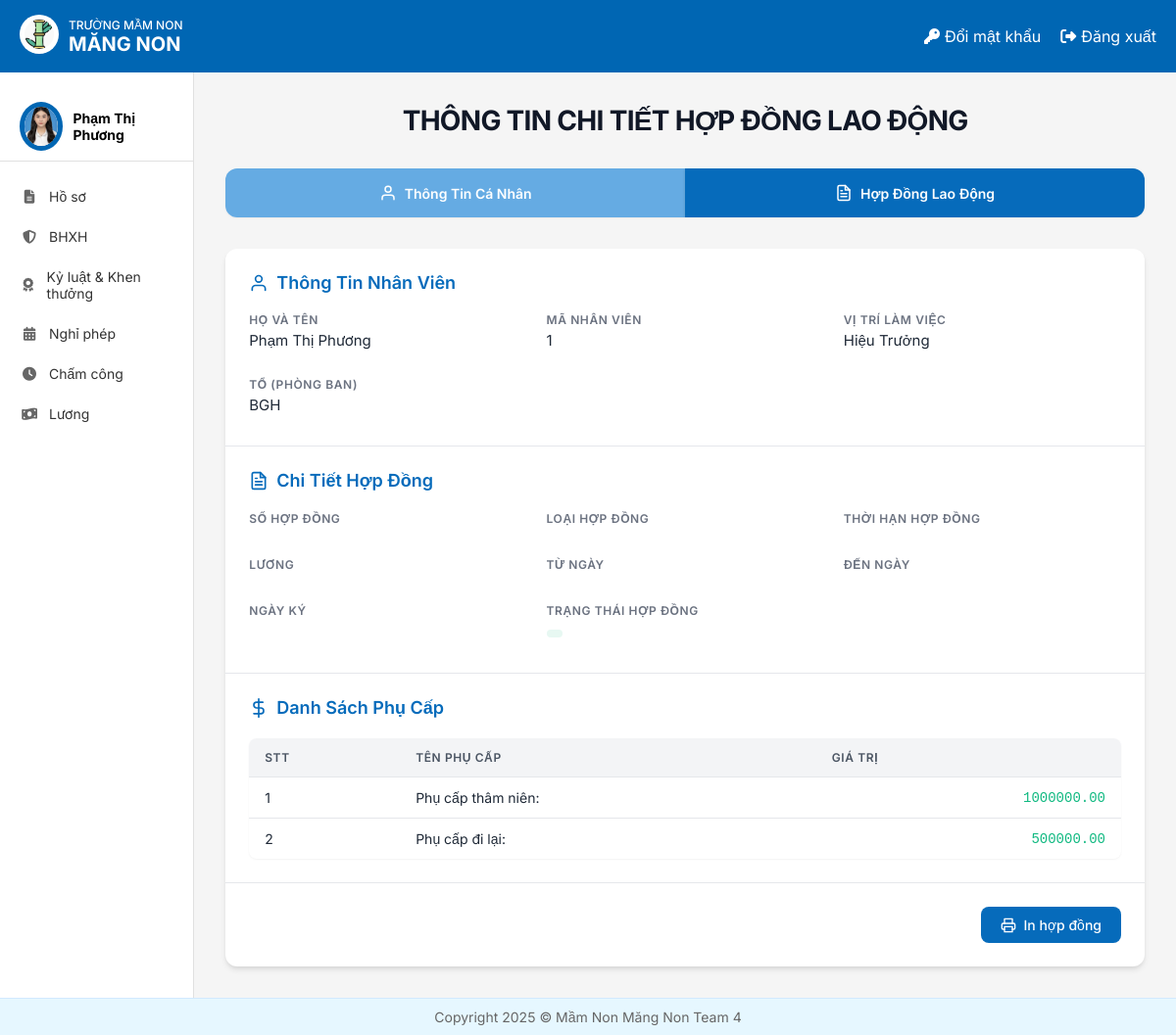
The page /nvhosochitietHDLD/ (signed in) on the database its author committed.
### HOME/models.py (models this page shows, shortened)
class NhanVien(models.Model):
 user = models.OneToOneField(User, on_delete=models.CASCADE, unique=True, null=False, related_name='nhanvien_home')
 ten_nv = models.CharField(max_length=100)
 anh_ca_nhan = models.ImageField(upload_to='nhanvien/', null=True, blank=True)
 gioi_tinh = models.CharField(max_length=10, choices=[('2', 'Nam'), ('1', 'Nữ')],default='1')
 ngay_sinh = models.DateField(null=True)
 vi_tri_cong_viec = models.CharField(max_length=100, blank=True, null=True)
 to_phong_ban = models.CharField(max_length=50, choices=TO_PHONG_BAN_CHOICES)
 trinh_do_hoc_van = models.CharField(max_length=50, choices=TRINH_DO_HOC_VAN_CHOICES)
 chuyen_nganh = models.CharField(max_length=100, null=True)
 noi_dao_tao = models.CharField(max_length=100)
 nam_tn = models.IntegerField(null=True)
 ngay_cap = models.DateField(null=True)
 noi_cap = models.CharField(max_length=100)
 dia_chi_tam_tru = models.TextField(null=True)
 chuc_vu = models.CharField(max_length=150, null=True)
 so_dien_thoai = models.CharField(
     max_length=10,
     unique=True)
 email = models.EmailField(unique=True, max_length=50, null=True)
 so_cccd = models.CharField(
     max_length=12,
     unique=True
 )
 phu_caps = models.ManyToManyField(PhuCap, through='PhuCapNhanVien',blank=True)
 class Meta:
     db_table = 'HOME_nhanvien'

class PhuCapNhanVien(models.Model):
   nhan_vien = models.ForeignKey(NhanVien, on_delete=models.CASCADE)
   phu_cap = models.ForeignKey(PhuCap, on_delete=models.CASCADE)

class PhuCap(models.Model):
   ten_phu_cap = models.CharField(max_length=100)
   gia_tri = models.DecimalField(max_digits=10, decimal_places=2)

### HoSo/views.py (the view)
# urls.py: path('nvhosochitietHDLD/', nv_hosochitietHDLD, name="NVXemHoSoHDLD"),
@login_required
def nv_hosochitietHDLD(request):
    nhan_vien = get_object_or_404(NhanVien, user=request.user)
    hop_dong = HopDongLaoDong.objects.filter(nhan_vien=nhan_vien).first()
    phu_cap_nhan_vien_list = PhuCapNhanVien.objects.filter(nhan_vien=nhan_vien)
    context = {
        'nhan_vien': nhan_vien,
        'hop_dong': hop_dong,
        'phu_cap_nhan_vien_list': phu_cap_nhan_vien_list,
    }
    return render(request, 'HoSo/nv_hosochitietHDLD.html', context)

### templates/HoSo/nv_hosochitietHDLD.html (shortened to what this page needs)
{% extends "home.html" %}
{% load static %}
{% block page_background %}
<div class="contract-page">
  <div class="page-header">
    <h1 class="page-title">THÔNG TIN CHI TIẾT HỢP ĐỒNG LAO ĐỘNG</h1>
  </div>
  <div class="tab-navigation">
    <a href="{% url 'NVXemHoSo' %}" class="tab-link inactive">
      <svg class="tab-icon" viewBox="0 0 24 24" fill="none" stroke="currentColor" stroke-width="2" stroke-linecap="round" stroke-linejoin="round">
        <path d="M20 21v-2a4 4 0 0 0-4-4H8a4 4 0 0 0-4 4v2"></path>
        <circle cx="12" cy="7" r="4"></circle>
      </svg>
      Thông Tin Cá Nhân
    </a>
    <a href="{% url 'NVXemHoSoHDLD' %}" class="tab-link active">
      Hợp Đồng Lao Động
    </a>
  </div>
  <div class="contract-card">
    <div class="employee-info-section">
      <h3 class="section-title">
        <svg class="section-icon" viewBox="0 0 24 24" fill="none" stroke="currentColor" stroke-width="2" stroke-linecap="round" stroke-linejoin="round">
          <path d="M20 21v-2a4 4 0 0 0-4-4H8a4 4 0 0 0-4 4v2"></path>
          <circle cx="12" cy="7" r="4"></circle>
        </svg>
        Thông Tin Nhân Viên
      </h3>
      <div class="info-grid">
        <div class="info-field">
          <div class="field-label">Họ và tên</div>
          <div class="field-value">{{ nhan_vien.ten_nv }}</div>
        </div>
        <div class="info-field">
          <div class="field-label">Mã nhân viên</div>
          <div class="field-value">{{ nhan_vien.id }}</div>
        </div>
        <div class="info-field">
          <div class="field-label">Vị trí làm việc</div>
          <div class="field-value">{{ nhan_vien.vi_tri_cong_viec }}</div>
        </div>
        <div class="info-field">
          <div class="field-label">Tổ (Phòng ban)</div>
          <div class="field-value">{{ nhan_vien.to_phong_ban }}</div>
        </div>
      </div>
    </div>
    <div class="contract-details-section">
      <h3 class="section-title">
        Chi Tiết Hợp Đồng
      </h3>
      <div class="info-grid">
        <div class="info-field">
          <div class="field-label">Số hợp đồng</div>
        </div>
        <div class="info-field">
          <div class="field-label">Loại hợp đồng</div>
        </div>
        <div class="info-field">
          <div class="field-label">Thời hạn hợp đồng</div>
        </div>
        <div class="info-field">
          <div class="field-label">Lương</div>
        </div>
        <div class="info-field">
          <div class="field-label">Từ ngày</div>
        </div>
        <div class="info-field">
          <div class="field-label">Đến ngày</div>
        </div>
        <div class="info-field">
          <div class="field-label">Ngày ký</div>
        </div>
        <div class="info-field">
          <div class="field-label">Trạng thái hợp đồng</div>
          <div class="field-value status">{{ hop_dong.trang_thai_hop_dong }}</div>
        </div>
      </div>
    </div>
    <div class="allowances-section">
      <h3 class="section-title">
        <svg class="section-icon" viewBox="0 0 24 24" fill="none" stroke="currentColor" stroke-width="2" stroke-linecap="round" stroke-linejoin="round">
          <line x1="12" y1="1" x2="12" y2="23"></line>
          <path d="M17 5H9.5a3.5 3.5 0 0 0 0 7h5a3.5 3.5 0 0 1 0 7H6"></path>
        </svg>
        Danh Sách Phụ Cấp
      </h3>
      <div class="table-container">
        <table class="allowances-table">
          <thead>
            <tr>
              <th>STT</th>
              <th>Tên phụ cấp</th>
              <th>Giá trị</th>
            </tr>
          </thead>
          <tbody>
            {% for phu_cap_nv in phu_cap_nhan_vien_list %}
            <tr>
              <td>{{ forloop.counter }}</td>
              <td>{{ phu_cap_nv.phu_cap.ten_phu_cap }}</td>
              <td class="amount">{{ phu_cap_nv.phu_cap.gia_tri|floatformat:2 }}</td>
            </tr>
            {% endfor %}
          </tbody>
        </table>
      </div>
    </div>
    <div class="actions-section">
      <button class="action-button print-button" onclick="window.print()">
        In hợp đồng
      </button>
    </div>
  </div>
</div>
<link rel="stylesheet" href="{% static 'css/HDLDnhanvien.css' %}">
{% endblock %}

### templates/home.html (shortened to what this page needs)
<!DOCTYPE html>
{% load static %}
<html lang="vi">
<head>
    <link rel="stylesheet" href="{% static 'css/style.css' %}">
    <link rel="stylesheet" href="https://cdnjs.cloudflare.com/ajax/libs/font-awesome/6.4.0/css/all.min.css">
</head>
<body>
    <div class="container">
        <header class="header">
            <div class="logo-container">
                <a href="{% url 'home' %}">
                    <img src="{% static 'images/logo.jpg' %}" alt="Logo" class="logo-img">
                </a>
                <div class="logo-text">
                    <div class="school-type">TRƯỜNG MẦM NON</div>
                    <div class="school-name"><b>MĂNG NON</b></div>
                </div>
            </div>
            <div class="header-actions">
                <a href="{% url 'change_password' %}" class="header-link">
                    <i class="fas fa-key"></i> Đổi mật khẩu
                </a>
                <a href="{% url 'logout' %}" class="header-link">
                    <i class="fas fa-sign-out-alt"></i> Đăng xuất
                </a>
            </div>
        </header>
        <div class="content">
            <aside class="sidebar">
                <div class="user-profile">
                    <div class="avatar_home">
                        <img src="{{ nhan_vien.anh_ca_nhan.url }}" alt="User Avatar">
                    </div>
                    <div class="user-info">
                        {% if request.user.is_authenticated %}
                            <div class="user-name">{{ nhan_vien.ten_nv }}</div>
                        {% endif %}
                    </div>
                </div>
                <nav class="sidebar-nav">
                    <a href="{% url 'Redirect_hoso_view' %}" class="nav-item"><i class="fas fa-file-alt"></i> Hồ sơ</a>
                    <a href="{% url 'redirectBHXH' %}" class="nav-item"><i class="fas fa-shield-alt"></i> BHXH</a>
                    <a href="{% url 'ky_luat_khen_thuong' %}" class="nav-item"><i class="fas fa-award"></i> Kỷ luật & Khen thưởng</a>
                    <a href="{% url 'DanhSachNP_redirect' %}" class="nav-item"><i class="fas fa-calendar-alt"></i> Nghỉ phép</a>
                    <a href="{% url 'cham_cong' %}" class="nav-item"><i class="fas fa-clock"></i> Chấm công</a>
                    <a href="{% url 'chuyen_huong_luong' %}" class="nav-item"><i class="fas fa-money-bill-wave"></i> Lương</a>
                </nav>
            </aside>
            {% block page_background %}{% endblock %}
        </div>
        <footer class="footer">
            <p>Copyright 2025 © Mầm Non Măng Non Team 4</p>
        </footer>
    </div>
</body>
</html>

### static/css/style.css (style rules this page uses)
* { margin: 0; padding: 0; box-sizing: border-box; font-family: 'Inter', sans-serif; }
body { background-color: #f5f5f5; }
.container { display: flex; flex-direction: column; min-height: 100vh; }
.header { background-color: #0066b3; color: white; padding: 15px 20px; display: flex; justify-content: space-between; align-items: center; }
.logo-container { display: flex; align-items: center; }
.logo-img { width: 40px; height: 40px; margin-right: 10px; background-color: white; border-radius: 50%; padding: 5px; }
.logo-text { display: flex; flex-direction: column; }
.school-type { font-size: 12px; font-weight: 500; }
.school-name { font-size: 20px; font-weight: bold; }
.header-actions { display: flex; gap: 20px; }
.header-link { color: white; text-decoration: none; display: flex; align-items: center; gap: 5px; }
.content { display: flex; flex: 1; }
.sidebar { width: 240px; background-color: white; border-right: 1px solid #e0e0e0; padding: 20px 0; }
.user-profile { display: flex; align-items: center; padding: 10px 20px; border-bottom: 1px solid #e0e0e0; margin-bottom: 15px; }
.avatar_home { width: 50px; height: 50px; border-radius: 50%; overflow: hidden; margin-right: 10px; border: 5px solid #0066b3; }
.avatar_home img { width: 100%; height: 100%; object-fit: cover; }
.user-info { display: flex; flex-direction: column; }
.user-name { font-weight: bold; font-size: 14px; }
.sidebar-nav { display: flex; flex-direction: column; }
.nav-item { padding: 12px 20px; color: #333; text-decoration: none; display: flex; align-items: center; gap: 10px; font-size: 14px; transition: background-color 0.2s; }
.nav-item i { width: 20px; text-align: center; color: #666; }
.footer { background-color: #e6f7ff; padding: 10px 20px; text-align: center; color: #666; font-size: 14px; border-top: 1px solid #d1e9ff; margin-top: auto; z-index: 2; }

### rows shown on the page
NhanVien: anh_ca_nhan (picture), ten_nv "Phạm Thị Phương", id "1", vi_tri_cong_viec "Hiệu Trưởng", to_phong_ban "BGH"
PhuCapNhanVien: phu_cap.ten_phu_cap "Phụ cấp thâm niên:", phu_cap.gia_tri "1000000.00"
PhuCapNhanVien: phu_cap.ten_phu_cap "Phụ cấp đi lại:", phu_cap.gia_tri "500000.00"
